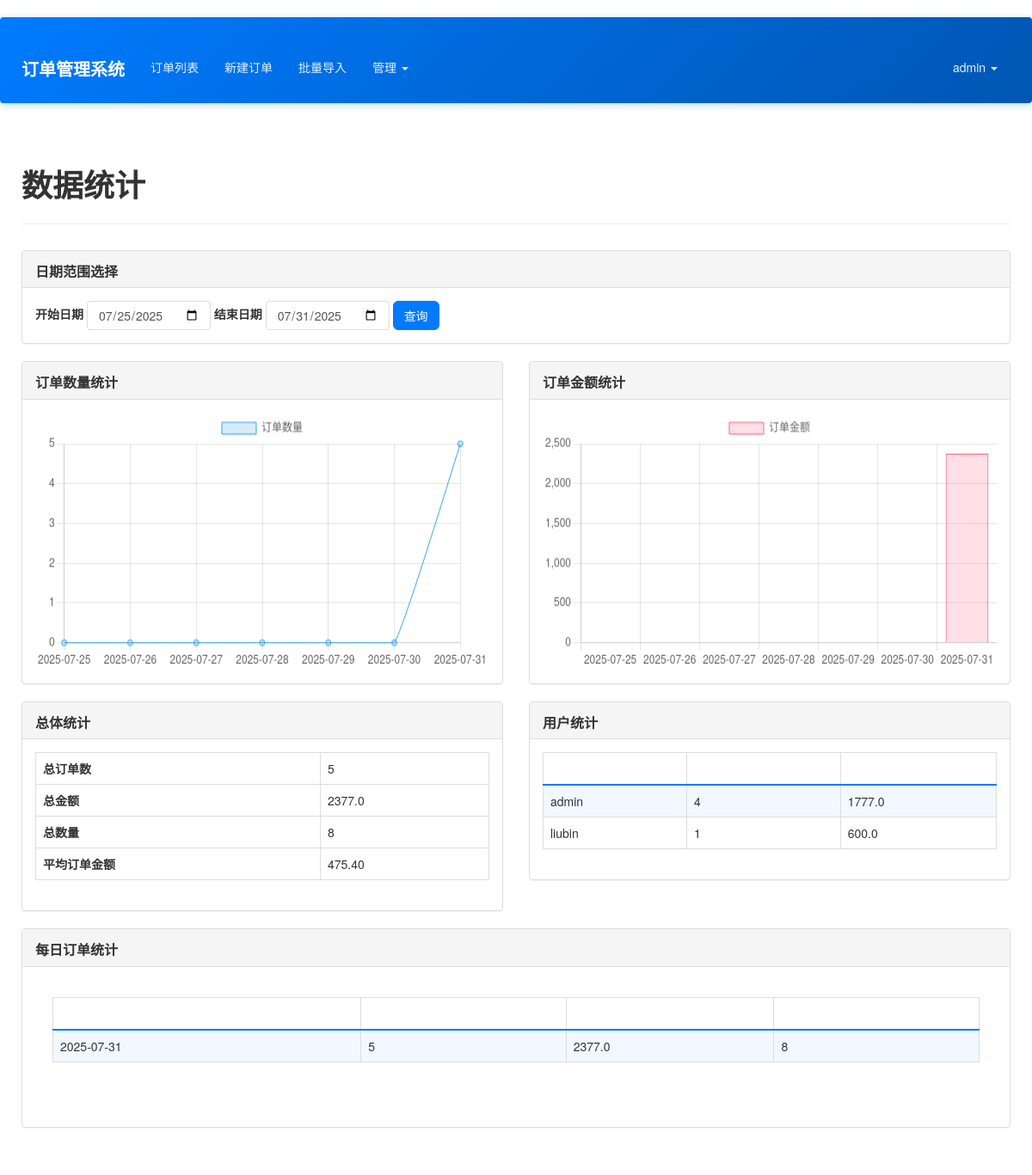
The page /admin/statistics (signed in) on the database its author committed.
### app/models.py (models this page shows, shortened)
class User(UserMixin, db.Model):
    __tablename__ = 'users'
    id = db.Column(db.Integer, primary_key=True)
    email = db.Column(db.String(64), unique=True, index=True)
    username = db.Column(db.String(64), unique=True, index=True)
    role_id = db.Column(db.Integer, db.ForeignKey('roles.id'))
    password_hash = db.Column(db.String(128))
    orders = db.relationship('Order', backref='creator', lazy='dynamic')
    @property
    def password(self):
        raise AttributeError('password is not a readable attribute')
    def can(self, perm):
        return self.role is not None and self.role.has_permission(perm)

### app/admin/views.py (the view)
@admin.route('/statistics', methods=['GET', 'POST'])
@permission_required(Permission.VIEW_ALL)
def statistics():
    form = DateRangeForm()
    end_date = datetime.now().date()
    start_date = end_date - timedelta(days=6)
    if form.validate_on_submit():
        start_date = form.start_date.data
        end_date = form.end_date.data
    else:
        form.start_date.data = start_date
        form.end_date.data = end_date
    orders = Order.query.filter(
        func.date(Order.completion_time) >= start_date,
        func.date(Order.completion_time) <= end_date
    ).all()
    daily_stats = {}
    for order in orders:
        date_str = order.completion_time.strftime('%Y-%m-%d')
        if date_str not in daily_stats:
            daily_stats[date_str] = {
                'count': 0,
                'total_amount': 0,
                'total_quantity': 0
            }
        daily_stats[date_str]['count'] += 1
        daily_stats[date_str]['total_amount'] += (order.amount or 0)
        daily_stats[date_str]['total_quantity'] += order.quantity
    total_stats = {
        'total_orders': len(orders),
        'total_amount': sum((order.amount or 0) for order in orders),
        'total_quantity': sum(order.quantity for order in orders),
        'avg_amount': sum((order.amount or 0) for order in orders) / len(orders) if orders else 0
    }
    user_stats = {}
    for order in orders:
        user_id = order.user_id
        username = order.creator.username if order.creator else f"用户ID: {user_id}"
        if username not in user_stats:
            user_stats[username] = {
                'count': 0,
                'total_amount': 0
            }
        user_stats[username]['count'] += 1
        user_stats[username]['total_amount'] += (order.amount or 0)
    dates = []
    counts = []
    amounts = []
    current_date = start_date
    while current_date <= end_date:
        date_str = current_date.strftime('%Y-%m-%d')
        dates.append(date_str)
        if date_str in daily_stats:
            counts.append(daily_stats[date_str]['count'])
            amounts.append(daily_stats[date_str]['total_amount'])
        else:
            counts.append(0)
            amounts.append(0)
        current_date += timedelta(days=1)
    chart_data = {
        'dates': dates,
        'counts': counts,
        'amounts': amounts
    }
    return render_template('admin/statistics.html',
                           form=form,
                           daily_stats=daily_stats,
                           total_stats=total_stats,
                           user_stats=user_stats,
                           chart_data=json.dumps(chart_data))

### app/forms.py (shortened to what this page needs)
class DateRangeForm(FlaskForm):
    start_date = DateField('开始日期', validators=[DataRequired()], format='%Y-%m-%d')
    end_date = DateField('结束日期', validators=[DataRequired()], format='%Y-%m-%d')
    submit = SubmitField('查询')

### app/admin/views.py (called while the page is built)
@admin.before_request
@login_required
def before_request():
    if not current_user.can(Permission.MANAGE_FIELDS) and not current_user.can(Permission.ADMIN):
        abort(403)

### app/api_optimizer.py (called while the page is built)
    def init_app(self, app):
        compress.init_app(app)
        app.config['JSON_AS_ASCII'] = False
        app.config['JSONIFY_PRETTYPRINT_REGULAR'] = False  # 生产环境禁用美化
        @app.after_request
        def add_response_headers(response):
            if request.endpoint and 'static' in request.endpoint:
                response.cache_control.max_age = 31536000  # 1年
                response.cache_control.public = True
            else:
                response.cache_control.no_cache = True
            response.headers['X-Content-Type-Options'] = 'nosniff'
            response.headers['X-Frame-Options'] = 'DENY'
            response.headers['X-XSS-Protection'] = '1; mode=block'
            return response

### app/context_processors.py (called while the page is built)
def inject_permissions():
    return dict(Permission=Permission)

### app/models.py (called while the page is built)
@login_manager.user_loader
def load_user(user_id):
    return User.query.get(int(user_id))

    def has_permission(self, perm):
        return self.permissions & perm == perm

### app/templates/admin/statistics.html (shortened to what this page needs)
{% extends "base.html" %}
{% import "bootstrap/wtf.html" as wtf %}
{% block head %}
{{ super() }}
{% endblock %}
{% block page_content %}
<div class="page-header">
    <h1>数据统计</h1>
</div>
<div class="row">
    <div class="col-md-12">
        <div class="panel panel-default">
            <div class="panel-heading">
                <h3 class="panel-title">日期范围选择</h3>
            </div>
            <div class="panel-body">
                <form method="post" class="form-inline">
                    <div class="form-group">
                        {{ form.start_date.label }} {{ form.start_date(class="form-control") }}
                    </div>
                    <div class="form-group">
                        {{ form.end_date.label }} {{ form.end_date(class="form-control") }}
                    </div>
                    {{ form.submit(class="btn btn-primary") }}
                </form>
            </div>
        </div>
    </div>
</div>
<div class="row">
    <div class="col-md-6">
        <div class="panel panel-default">
            <div class="panel-heading">
                <h3 class="panel-title">订单数量统计</h3>
            </div>
            <div class="panel-body">
                <canvas id="orderCountChart"></canvas>
            </div>
        </div>
    </div>
    <div class="col-md-6">
        <div class="panel panel-default">
            <div class="panel-heading">
                <h3 class="panel-title">订单金额统计</h3>
            </div>
            <div class="panel-body">
                <canvas id="orderAmountChart"></canvas>
            </div>
        </div>
    </div>
</div>
<div class="row">
    <div class="col-md-6">
        <div class="panel panel-default">
            <div class="panel-heading">
                <h3 class="panel-title">总体统计</h3>
            </div>
            <div class="panel-body">
                <table class="table table-bordered">
                    <tbody>
                        <tr>
                            <th>总订单数</th>
                            <td>{{ total_stats.total_orders }}</td>
                        </tr>
                        <tr>
                            <th>总金额</th>
                            <td>{{ total_stats.total_amount }}</td>
                        </tr>
                        <tr>
                            <th>总数量</th>
                            <td>{{ total_stats.total_quantity }}</td>
                        </tr>
                        <tr>
                            <th>平均订单金额</th>
                            <td>{{ "%.2f"|format(total_stats.avg_amount) }}</td>
                        </tr>
                    </tbody>
                </table>
            </div>
        </div>
    </div>
    <div class="col-md-6">
        <div class="panel panel-default">
            <div class="panel-heading">
                <h3 class="panel-title">用户统计</h3>
            </div>
            <div class="panel-body">
                <table class="table table-bordered table-striped">
                    <thead>
                        <tr>
                            <th>用户</th>
                            <th>订单数</th>
                            <th>总金额</th>
                        </tr>
                    </thead>
                    <tbody>
                        {% for username, stats in user_stats.items() %}
                        <tr>
                            <td>{{ username }}</td>
                            <td>{{ stats.count }}</td>
                            <td>{{ stats.total_amount }}</td>
                        </tr>
                        {% else %}
                        <tr>
                            <td colspan="3" class="text-center">暂无数据</td>
                        </tr>
                        {% endfor %}
                    </tbody>
                </table>
            </div>
        </div>
    </div>
</div>
<div class="row">
    <div class="col-md-12">
        <div class="panel panel-default">
            <div class="panel-heading">
                <h3 class="panel-title">每日订单统计</h3>
            </div>
            <div class="panel-body">
                <div class="table-responsive">
                    <table class="table table-bordered table-striped">
                        <thead>
                            <tr>
                                <th>日期</th>
                                <th>订单数</th>
                                <th>总金额</th>
                                <th>总数量</th>
                            </tr>
                        </thead>
                        <tbody>
                            {% for date, stats in daily_stats.items() %}
                            <tr>
                                <td>{{ date }}</td>
                                <td>{{ stats.count }}</td>
                                <td>{{ stats.total_amount }}</td>
                                <td>{{ stats.total_quantity }}</td>
                            </tr>
                            {% else %}
                            <tr>
                                <td colspan="4" class="text-center">暂无数据</td>
                            </tr>
                            {% endfor %}
                        </tbody>
                    </table>
                </div>
            </div>
        </div>
    </div>
</div>
{% endblock %}
{% block scripts %}
<script>
    $(document).ready(function() {
        var chartData = {{ chart_data|safe }};
        // 订单数量图表
        var countCtx = document.getElementById('orderCountChart').getContext('2d');
        var countChart = new Chart(countCtx, {
            type: 'line',
            data: {
                labels: chartData.dates,
                datasets: [{
                    label: '订单数量',
                    data: chartData.counts,
                    backgroundColor: 'rgba(54, 162, 235, 0.2)',
                    borderColor: 'rgba(54, 162, 235, 1)',
                    borderWidth: 1,
                    tension: 0.1
                }]
            },
            options: {
                responsive: true,
                scales: {
                    y: {
                        beginAtZero: true,
                        ticks: {
                            precision: 0
                        }
                    }
                }
            }
        });
        // 订单金额图表
        var amountCtx = document.getElementById('orderAmountChart').getContext('2d');
        var amountChart = new Chart(amountCtx, {
            type: 'bar',
            data: {
                labels: chartData.dates,
                datasets: [{
                    label: '订单金额',
                    data: chartData.amounts,
                    backgroundColor: 'rgba(255, 99, 132, 0.2)',
                    borderColor: 'rgba(255, 99, 132, 1)',
                    borderWidth: 1
                }]
            },
            options: {
                responsive: true,
                scales: {
                    y: {
                        beginAtZero: true
                    }
                }
            }
        });
    });
</script>
{% endblock %}

### app/templates/base.html (shortened to what this page needs)
{% extends "bootstrap/base.html" %}
{% block head %}
{{ super() }}
<link rel="stylesheet" type="text/css" href="{{ url_for('static', filename='styles.css') }}">
{% endblock %}
{% block navbar %}
<div class="navbar navbar-inverse" role="navigation">
    <div class="container">
        <div class="navbar-header">
            <a class="navbar-brand" href="{{ url_for('main.index') }}">订单管理系统</a>
        </div>
        <div class="navbar-collapse collapse">
            <ul class="nav navbar-nav">
                {% if current_user.is_authenticated %}
                <li><a href="{{ url_for('main.order_list') }}">订单列表</a></li>
                <li><a href="{{ url_for('main.new_order') }}">新建订单</a></li>
                <li><a href="{{ url_for('main.import_orders') }}">批量导入</a></li>
                {% if current_user.can(Permission.MANAGE_FIELDS) %}
                <li class="dropdown">
                    <a href="#" class="dropdown-toggle" data-toggle="dropdown">管理 <b class="caret"></b></a>
                </li>
                {% endif %}
                {% endif %}
            </ul>
            <ul class="nav navbar-nav navbar-right">
                {% if current_user.is_authenticated %}
                <li class="dropdown">
                    <a href="#" class="dropdown-toggle" data-toggle="dropdown">{{ current_user.username }} <b class="caret"></b></a>
                </li>
                {% else %}
                <li><a href="{{ url_for('auth.login') }}">登录</a></li>
                <li><a href="{{ url_for('auth.register') }}">注册</a></li>
                {% endif %}
            </ul>
        </div>
    </div>
</div>
{% endblock %}
{% block content %}
<div class="container">
    {% block page_content %}{% endblock %}
</div>
{% endblock %}

### app/static/styles.css (style rules this page uses)
body { font-family: 'Microsoft YaHei', 'Helvetica Neue', Helvetica, Arial, sans-serif; padding-top: 20px; padding-bottom: 20px; background-color: #ffffff; color: #333; min-height: 100vh; }
.container { position: relative; z-index: 1; background-color: transparent; padding: 15px 10px; margin-top: 20px; }
.container:not(.navbar .container) { z-index: 1; }
.table-responsive { background-color: #fff; border: 1px solid #ddd; border-radius: 4px; padding: 20px; margin-bottom: 20px; }
.form-group { position: relative; z-index: 1; }
.navbar { background-color: #337ab7; border-color: #2e6da4; margin-bottom: 20px; }
.navbar-inverse { background: linear-gradient(135deg, #007bff 0%, #0056b3 100%); border: none; box-shadow: 0 2px 8px rgba(0, 123, 255, 0.3); position: relative; z-index: 1030; }
.navbar-inverse .navbar-brand { color: #fff; font-weight: bold; font-size: 20px; }
.navbar-inverse .navbar-nav > li > a { color: #e3f2fd; transition: all 0.3s ease; margin: 5px 3px; padding: 8px 12px; border-radius: 4px; }
.navbar-inverse .navbar-nav > .dropdown > a .caret { border-top-color: #e3f2fd; border-bottom-color: #e3f2fd; }
.navbar-collapse { overflow: visible !important; }
.navbar-nav { overflow: visible !important; }
.navbar .dropdown { position: static; }
@media (min-width: 768px) { .navbar .dropdown { position: relative; } }
body { overflow-x: hidden; }
.navbar { overflow: visible; }
.page-header { border-bottom: 1px solid #eee; margin-bottom: 30px; padding-bottom: 15px; }
.page-header h1 { font-weight: 600; color: #333; }
.form-group { margin-bottom: 20px; }
.form-control { border-radius: 4px; border: 1px solid #ddd; box-shadow: none; transition: border-color 0.3s ease, box-shadow 0.3s ease; }
.btn-primary { background-color: #007bff; border-color: #007bff; transition: background-color 0.3s ease; }
.table-responsive { border: none; }
.table-striped > tbody > tr:nth-of-type(odd) { background-color: rgba(0, 123, 255, 0.05); }
.table > thead > tr > th { border-bottom: 2px solid #007bff; color: #495057; font-weight: 600; }
.panel { background-color: #fff; border: 1px solid #ddd; border-radius: 4px; box-shadow: 0 1px 1px rgba(0,0,0,.05); margin-bottom: 20px; }
.panel-heading { background-color: #f5f5f5; border-bottom: 1px solid #ddd; border-radius: 3px 3px 0 0; padding: 10px 15px; }
.panel-title { color: #333; font-size: 16px; font-weight: bold; margin: 0; }
.panel-body { padding: 15px; }
.panel-heading { padding: 10px 15px; }
.panel-title { margin-top: 5px; }
.btn { border-radius: 6px; font-weight: 500; transition: all 0.3s ease; }
canvas { width: 100% !important; height: 300px !important; }
.table thead th { color: white !important; }

### rows shown on the page
User: username "admin", count "4", total_amount "1777.0"
User: username "liubin", count "1", total_amount "600.0"

### other values the page prints
{{ total_stats.total_orders }} "5"
{{ total_stats.total_amount }} "2377.0"
{{ total_stats.total_quantity }} "8"
{{ "%.2f"|format(total_stats.avg_amount) }} "475.40"
{{ date }} "2025-07-31"
{{ stats.count }} "5"
{{ stats.total_amount }} "2377.0"
{{ stats.total_quantity }} "8"
chart data {{ chart_data|safe }} {"dates": ["2025-07-25", "2025-07-26", "2025-07-27", "2025-07-28", "2025-07-29", "2025-07-30", "2025-07-31"], "counts": [0, 0, 0, 0, 0, 0, 5], "amounts": [0, 0, 0, 0, 0, 0, 2377.0]}
